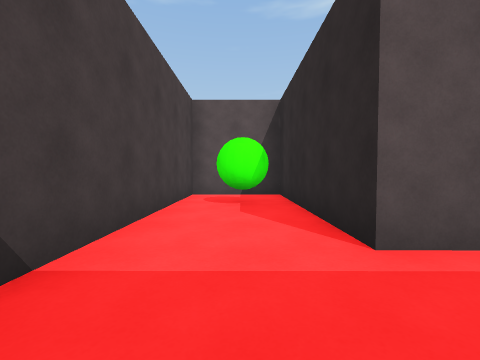
view 1 (above)

24 first-person views from a walk through a Unity game level. The camera is 1.2 m above the floor, tilts 2° down and sees 90° across. The floor is counted in squares, 2 m on a side. Each view is taken from the middle of a square. On the plan, view 1 faces up. The plan holds only what a view shows up to about 9 squares ahead; the rest is blank. The place goes on beyond the plan. The terrain is drawn as flat ground. The player is left out.

view 2
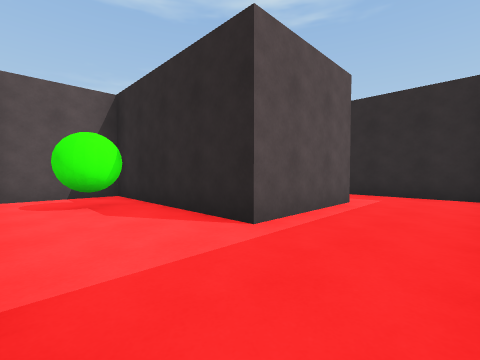

view 3
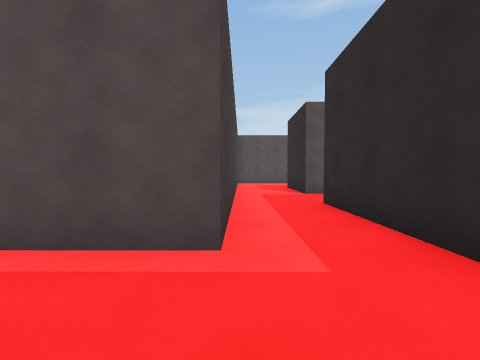

view 4
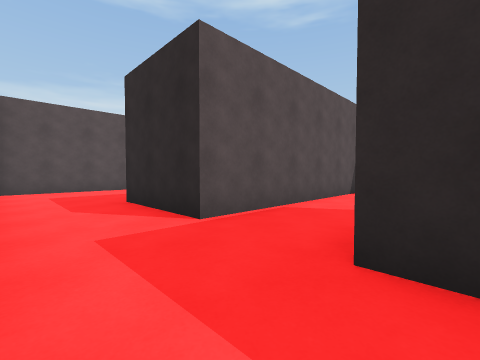

view 5
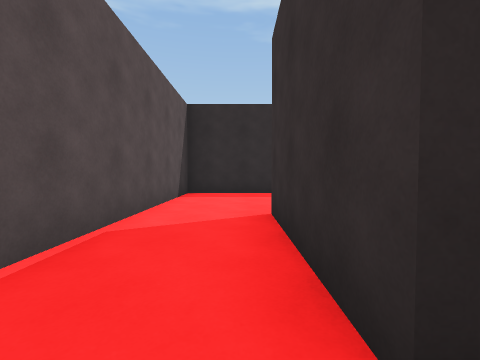

view 6
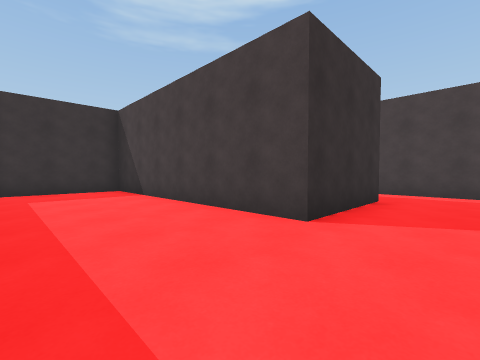

view 7
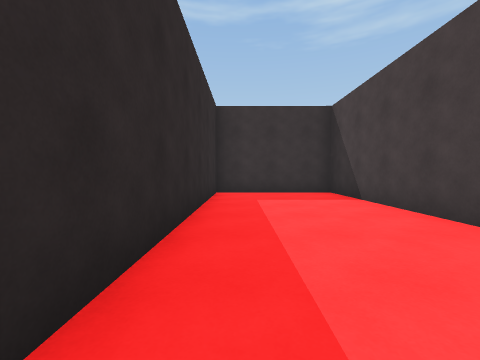

view 8
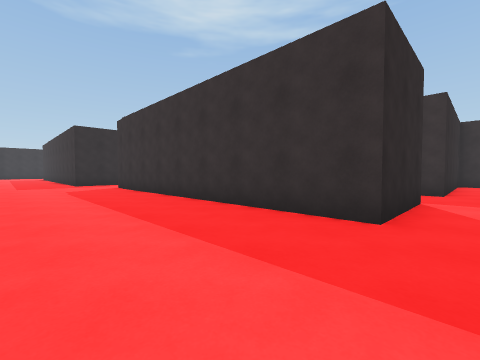

view 9
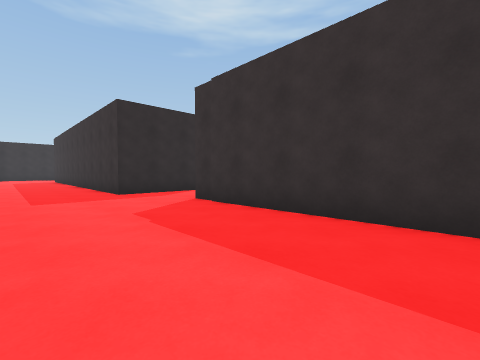

view 10
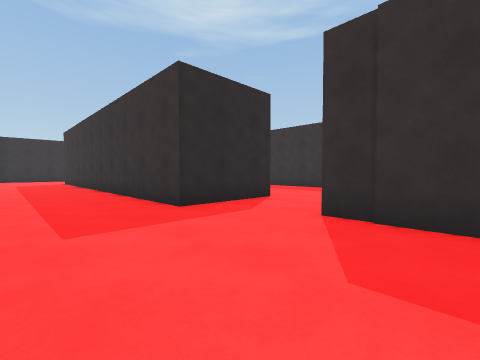

view 11
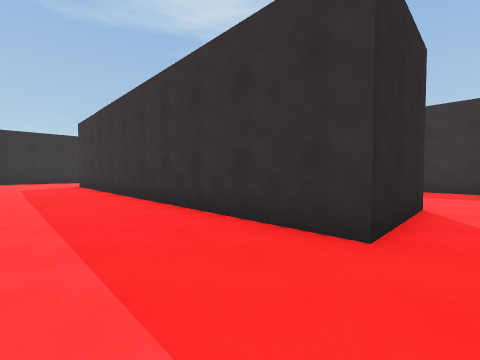

view 12
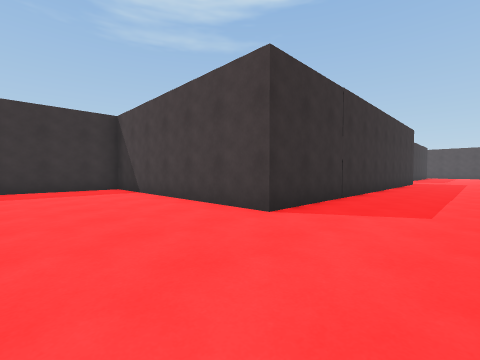

view 13
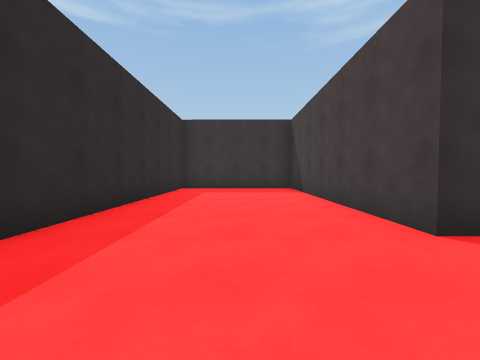

view 14
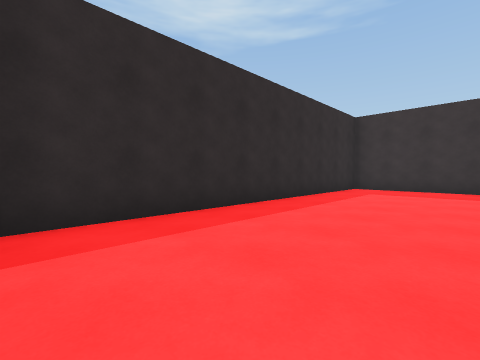

view 15
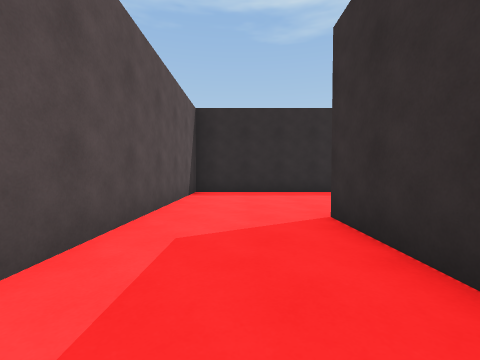

view 16
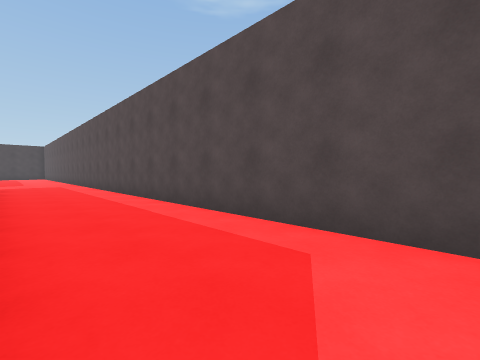

view 17
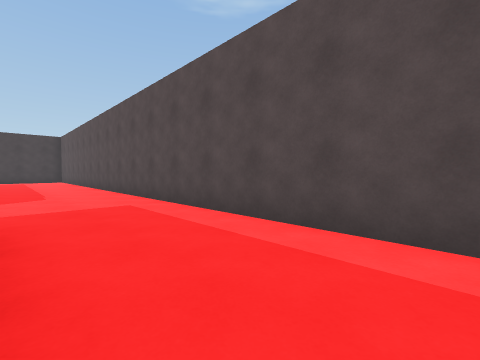

view 18
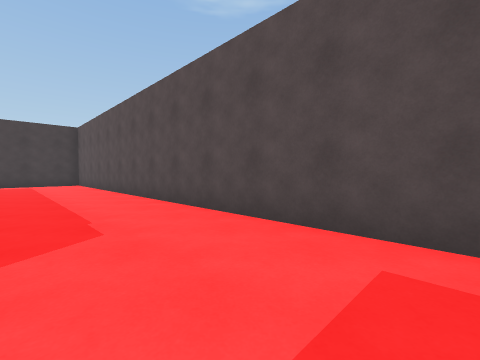

view 19
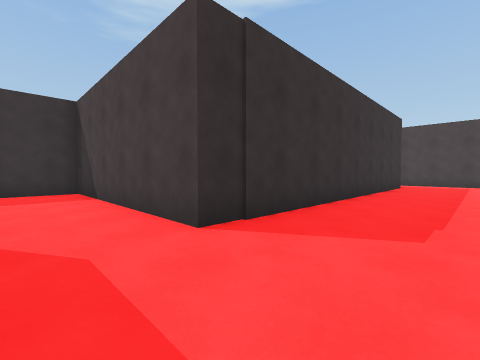

view 20
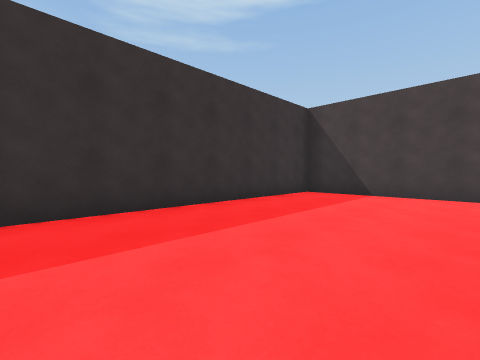

view 21
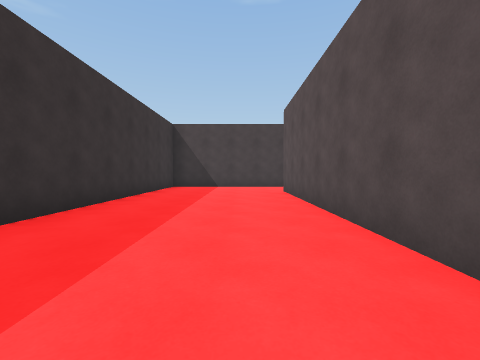

view 22
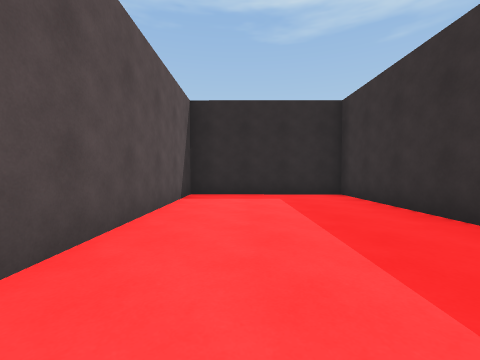

view 23
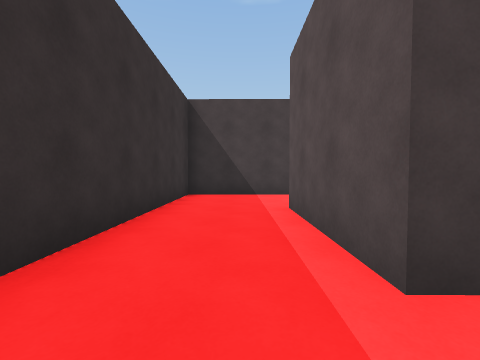

view 24
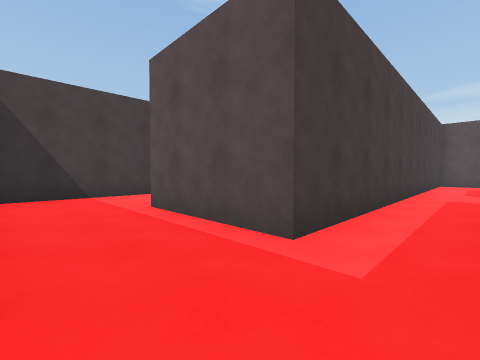

### Floor plan
Ten units are one square. View 1 is at (0, 0); x grows to the right and y downward. Boxes are objects, and circles mark ways between rooms. Rooms are numbered by the first view taken in them; rooms with no view inside come last. Other rooms are left out.
<svg viewBox="-18 -129 334 153">
<path fill="none" stroke="#000" d="M39 -95 39 -18 10 -18 11 -63 -12 -63 -13 4 56 4 56 -46 84 -46 84 19 117 19 117 -65 58 -65 58 -90M166 -73 166 -98 272 -98 272 -33 311 -33 311 -123 40 -124M58 -90 145 -90 145 -75M39 -115 39 -95M145 -75 145 -34 243 -33 244 -73 166 -73"/>
<rect x="-5" y="-55" width="10" height="20" fill="#bbb"><title>green ball</title></rect>
<circle cx="50" cy="-100" r="3" fill="#2a7"/>
<circle cx="155" cy="-85" r="3" fill="#2a7"/>
<text x="50" y="-30">1</text>
<text x="190" y="-100">2</text>
<text x="190" y="-60">3</text>
</svg>
Room 1 opens to room 2. Room 2 opens to room 3.

Where each view was taken, in squares from view 1:
view 1: 0 up, 0 right, facing up
view 2: 0 up, 1 left, facing up-right
view 3: 0 up, 4 right, facing up
view 4: 4 up, 4 right, facing up-right
view 5: 5 up, 5 right, facing right
view 6: 6 up, 11 right, facing down-left
view 7: 5 up, 11 right, facing down
view 8: 12 up, 5 right, facing down-right
view 9: 12 up, 10 right, facing down-right
view 10: 12 up, 13 right, facing down-right
view 11: 12 up, 16 right, facing down-right
view 12: 12 up, 30 right, facing down-left
view 13: 12 up, 29 right, facing down
view 14: 12 up, 28 right, facing down-right
view 15: 11 up, 24 right, facing right
view 16: 10 up, 27 right, facing up-left
view 17: 10 up, 20 right, facing up-left
view 18: 10 up, 16 right, facing up-left
view 19: 11 up, 16 right, facing down-left
view 20: 7 up, 21 right, facing down-left
view 21: 6 up, 24 right, facing left
view 22: 6 up, 18 right, facing right
view 23: 1 up, 5 right, facing left
view 24: 0 up, 5 right, facing up-left
